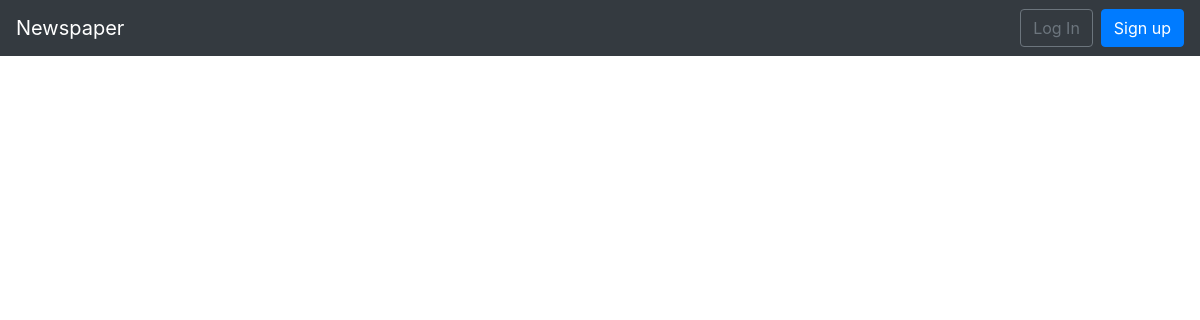
The page /articles/ on the database as committed earlier.
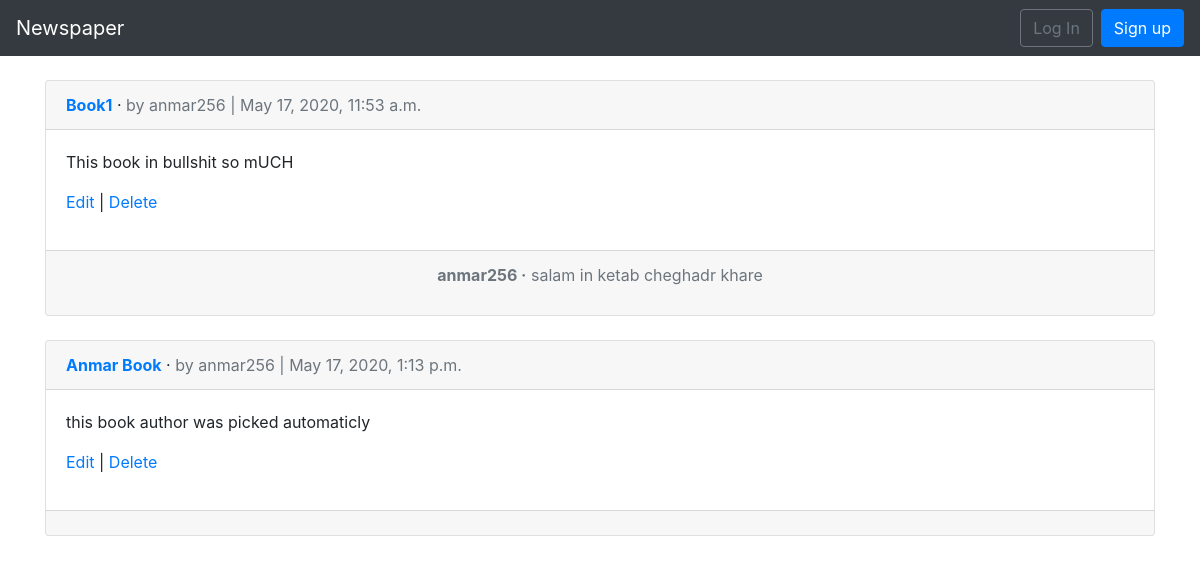
The same page on the database as committed later.
### articles/models.py (models this page shows, shortened)
class Article(models.Model):
    title = models.CharField(max_length=255)
    body = models.TextField()
    date = models.DateTimeField(auto_now_add=True)
    author = models.ForeignKey(
        get_user_model(),
        on_delete=models.CASCADE,
    )

class Comment(models.Model):
    article = models.ForeignKey(Article, on_delete=models.CASCADE, related_name='comments')
    comment = models.CharField(max_length=200)
    author = models.ForeignKey(get_user_model(), on_delete=models.CASCADE)
    def __str__(self):
        return self.comment

### users/models.py (models this page shows)
class CustomUser (AbstractUser):
    age = models.PositiveIntegerField(null=True, blank=True)

### articles/views.py (the view)
# urls.py: path('', ArticleListView.as_view(), name='article_list'),
class ArticleListView(ListView):
    model = Article
    template_name = 'article_list.html'

### templates/article_list.html (shortened to what this page needs)
{% extends 'base.html' %}
{% block content %}
    {% for article in object_list %}
        <div class="card">
            <div class="card-header">
                <span class="font-weight-bold"><a href="{% url 'article_detail' article.pk %}">{{ article.title }}</a></span> &middot;
                <span class="text-muted">by {{ article.author }} | {{ article.date }}</span>
            </div>
            <div class="card-body">
                <p>{{ article.body }}</p>
                <p><a href="{% url 'article_edit' article.pk %}">Edit</a> | <a href="{% url 'article_delete' article.pk %}">Delete</a></p>
            </div>
            <div class="card-footer text-center text-muted">
                {% for comment in article.comments.all %}
                    <p>
                        <span class="font-weight-bold">{{ comment.author }} &middot;</span>
                        {{ comment }}
                    </p>
                {% endfor %}
            </div>
        </div>
        <br />
    {% endfor %}
{% endblock %}

### templates/base.html (shortened to what this page needs)
<!doctype html>
<html lang="en">
  <head>
    <link rel="stylesheet" href="https://stackpath.bootstrapcdn.com/bootstrap/4.1.3/css/bootstrap.min.css">
  </head>
  <body>
    <nav class="navbar navbar-expand-md navbar-dark bg-dark mb-4">
      <a class="navbar-brand" href="{% url 'home' %}">Newspaper</a>
      <div class="collapse navbar-collapse" id="navbarCollapse">
        {% if user.is_authenticated %}
            <ul class="navbar-nav ml-auto">
            <li class="nav-item">
              <a class="nav-link dropdown-toggle" href="#" id="userMenu" data-toggle="dropdown" aria-haspopup="true" aria-expanded="false">
                {{ user.username }}
              </a>
              <div class="dropdown-menu dropdown-menu-right" aria-labelledby="userMenu">
                <a class="dropdown-item" href="{% url 'password_change'%}">Change password</a>
                <div class="dropdown-divider"></div>
                <a class="dropdown-item" href="{% url 'logout' %}">
                Log Out</a>
              </div>
            </li>
          </ul>
        {% else %}
          <form class="form-inline ml-auto">
            <a href="{% url 'login' %}" class="btn btn-outline-secondary">
            Log In</a>
            <a href="{% url 'signup' %}" class="btn btn-primary ml-2">
            Sign up</a>
          </form>
        {% endif %}
      </div>
    </nav>
    <div class="container">
      {% block content %}
      {% endblock content %}
    </div>
  </body>
</html>

Rows that differ between the two databases and show on the page:
added Article: title "Book1", author "anmar256", date "May 17, 2020, 11:53 a.m.", body "This book in bullshit so mUCH"
added Comment: author "anmar256", comment "salam in ketab cheghadr khare"
added Article: title "Anmar Book", author "anmar256", date "May 17, 2020, 1:13 p.m.", body "this book author was picked automaticly"
